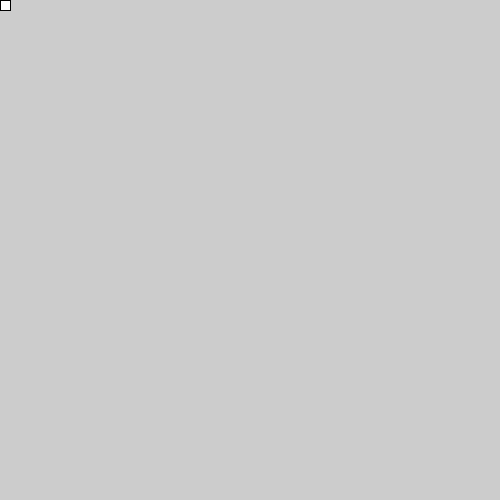
Frame 1 (no input)
Frame 60 (the mouse pressed at the canvas centre just before this capture): identical to frame 1, image omitted
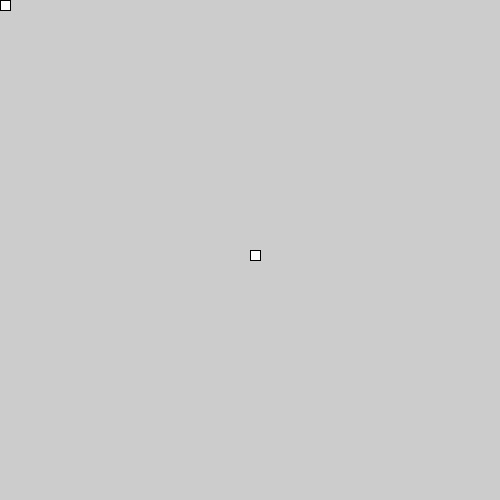
Frame 120 (the mouse held since frame 60 and released just before this capture)

The Processing sketch that drew these frames (run headless with seeded random() and noise(); from frame 60 on, the mouse is pressed at the canvas centre):

// Processing sketch: sketch_12_3
// ── sketch_12_3.pde
void setup() {
  size(500, 500);
}

void draw() {
  rect(mouseX, mouseY, 10, 10);
}
